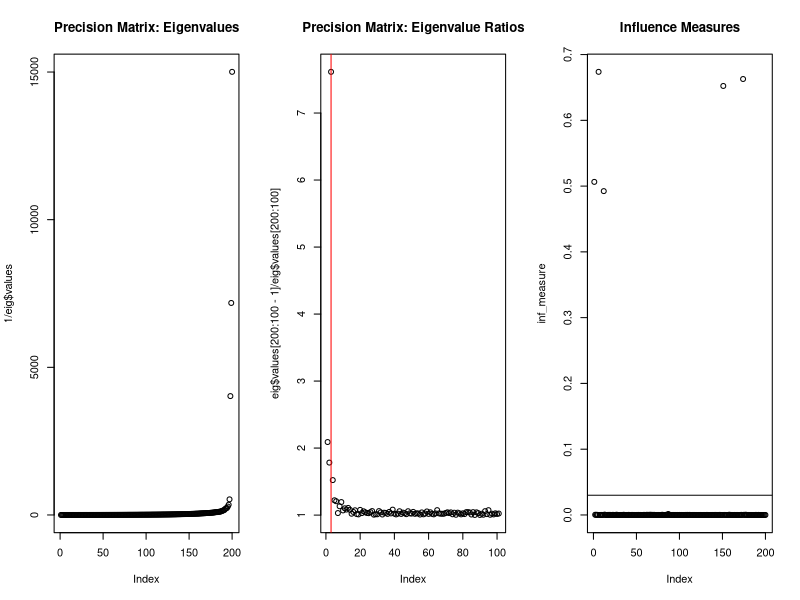

Here is the R script that generated this plot:
## ---- chunk 1
knitr::opts_chunk$set(echo = TRUE)

df_reduced <- read.csv("312_df_reduced.csv")
head(df_reduced[, 1:5])
## ---- chunk 2

df_reduced <- df_reduced[, -1]
df_genes <- df_reduced[, 7 + 1:200]
cor <- cor(df_genes)

eig <- eigen(cor)

par(mfrow = c(1,3))
plot(1 / eig$values, main = "Precision Matrix: Eigenvalues")
plot(eig$values[200:100 - 1] / eig$values[200:100], main = "Precision Matrix: Eigenvalue Ratios")
abline(v = 3, col = "red")

inf_measure <- apply(eig$vectors[, 198:200]^2, MARGIN = 1, sum)
plot(inf_measure, main = "Influence Measures")
abline(h = 2 * 3 / 200)
colnames(df_genes[, which(inf_measure > 2 * 3 / 200)])


rm("df_genes", "cor", "eig", "inf_measure")

## ---- chunk 3

colnames(df_reduced[, 1:7])

df_reduced$race <- as.factor(df_reduced$race)
df_reduced$vital_status <- as.factor(df_reduced$vital_status)
df_reduced$primary_diagnosis <- as.factor(df_reduced$primary_diagnosis)
df_reduced$radiation_therapy <- as.factor(df_reduced$radiation_therapy)
df_reduced$pharmaceutical_therapy <- as.factor(df_reduced$pharmaceutical_therapy)

## ---- chunk 4

print(ls())
write.csv(df_reduced, file = "322_df_reduced.csv")
rm(list = ls())

